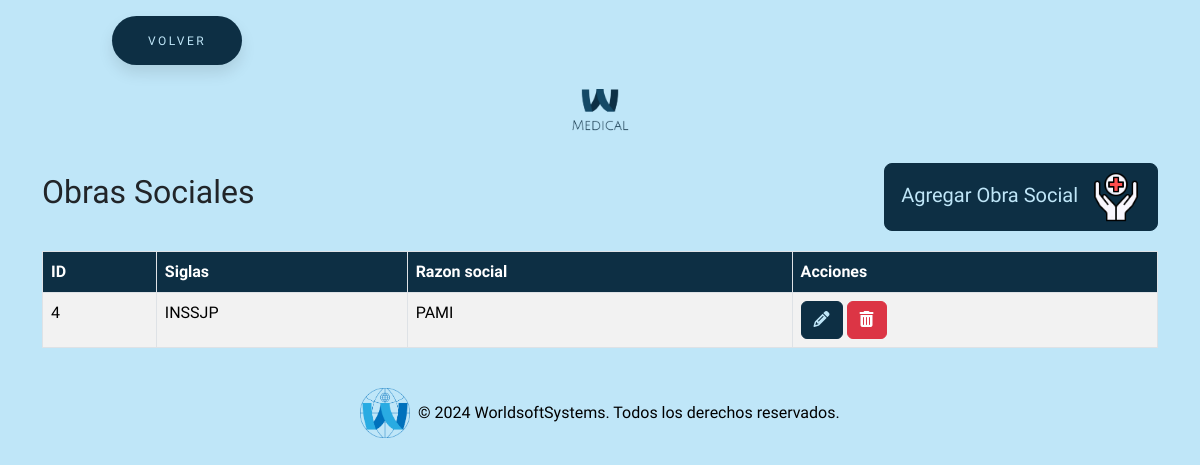
Screenshot of /prueba/todosAjustes/obraSocial/obraSocial.php (signed in) with the database file from the repository.
### tables this page shows
CREATE TABLE `obra_social` (
  `id` int(11) NOT NULL,
  `siglas` varchar(255) NOT NULL,
  `razon_social` varchar(255) NOT NULL
);

### prueba/todosAjustes/obraSocial/obraSocial.php (the view, shortened to what this page needs)
<?php
require_once "../../conexion.php";
$sql = "SELECT * FROM obra_social";
$result = $conn->query($sql);
?>
<!DOCTYPE html>
<html lang="en">
<head>
    <link href="https://cdn.jsdelivr.net/npm/bootstrap@5.3.3/dist/css/bootstrap.min.css" rel="stylesheet"
>
    <link rel="stylesheet" href="https://cdnjs.cloudflare.com/ajax/libs/font-awesome/6.5.2/css/all.min.css"
 />
    <link rel="stylesheet" href="../../estilos/styleBotones.css">
    <link rel="stylesheet" href="../../estilos/styleGeneral.css">
</head>
<body>
    <button class="button" style="vertical-align:middle; margin-left:7rem"
        onclick="window.location.href = '../../seccionAjustes/ajustes.php';">
        <span>VOLVER</span>
    </button>
    <div class="text-center my-4">
        <img src="../../img/logo.png" alt="Logo MEDICAL" class="img-fluid" style="max-width: 120px;">
    </div>
    <div class="container">
        <div class="title-container">
            <h2>Obras Sociales</h2>
            <button type="button" class="btn btn-custom btn-lg" data-bs-toggle="modal"
                data-bs-target="#agregarObraSocialModal">
                Agregar Obra Social <img src="../../img/obraSocial.png" alt="Icono agregar obra social"
                    style="width: 50px; height: 50px; margin-left: 8px;">
            </button>
        </div>
        <table class="table table-striped table-bordered">
            <thead class="table-custom">
                <tr>
                    <th>ID</th>
                    <th>Siglas</th>
                    <th>Razon social</th>
                    <th>Acciones</th>
                </tr>
            </thead>
            <tbody>
                <?php if ($result->num_rows > 0): ?>
                    <?php while ($row = $result->fetch_assoc()): ?>
                        <tr>
                            <td><?= $row["id"] ?></td>
                            <td><?= $row["siglas"] ?></td>
                            <td><?= $row["razon_social"] ?></td>
                            <td>
                                <button class="btn btn-custom-editar" onclick='editarEspecialidad(<?= json_encode($row) ?>)'><i
                                        class="fas fa-pencil-alt"></i></button>
                                <a href="?eliminar=<?= $row['id'] ?>" class="btn btn-danger"
                                    onclick="return confirm('¿Estás seguro de que deseas eliminar esta especialidad?');"><i
                                        class="fas fa-trash-alt"></i></a>
                            </td>
                        </tr>
                    <?php endwhile; ?>
                <?php else: ?>
                    <tr>
                        <td colspan="4">No se encontraron resultados</td>
                    </tr>
                <?php endif; ?>
            </tbody>
        </table>
    </div>
    <footer class="bg-dark text-white text-center py-4 mt-auto">
        <div class="container">
            <div class="row justify-content-center">
                <div class="col-md-12 footer-logo-text">
                    <img src="../../img/logoWSS.png" alt="Logo" class="img-fluid" style="max-height: 50px;">
                    <p class="mb-0">&copy; 2024 WorldsoftSystems. Todos los derechos reservados.</p>
                </div>
            </div>
        </div>
    </footer>
</body>
</html>

### prueba/estilos/styleBotones.css (style rules this page uses)
:root { --primary-color: #0d2f44; }
body, html { background-color: #bfe6f8 !important; font-family: 'Cabin Condensed', sans-serif !important; }
.title-container { display: flex; align-items: center; justify-content: space-between; margin-bottom: 20px; }
.btn-custom { background-color: var(--primary-color) !important; border-color: var(--primary-color) !important; color: #bfe6f8 !important; transition: all 0.3s ease; }
.btn-custom-editar { background-color: var(--primary-color) !important; border-color: var(--primary-color) !important; color: #bfe6f8 !important; transition: all 0.3s ease; }
.button { padding: 1.3em 3em; font-size: 12px; text-transform: uppercase; letter-spacing: 2.5px; font-weight: 500; color: #bfe6f8; background-color: var(--primary-color) !important; border-color: var(--primary-color) !important; border: none; border-radius: 45px; box-shadow: 0px 8px 15px rgba(0, 0, 0, 0.1); transition: all 0.3s ease 0s; cursor: pointer; outline: none; margin-top: 1rem; }

### prueba/estilos/styleGeneral.css (style rules this page uses)
:root { --primary-color: #0d2f44; }
body, html { background-color: #bfe6f8 !important; font-family: 'Cabin Condensed', sans-serif !important; }
a { text-decoration: none !important; }
.table-custom th { background-color: var(--primary-color) !important; color: white !important; }
.footer-logo-text { display: flex; align-items: center; justify-content: center; color: #000; }
footer.bg-dark { background-color: transparent !important; padding-top: 10rem; }
.footer-logo-text img { margin-right: 0.5rem; }

### rows the page displays
obra_social: id "4", siglas "INSSJP", razon_social "PAMI"
